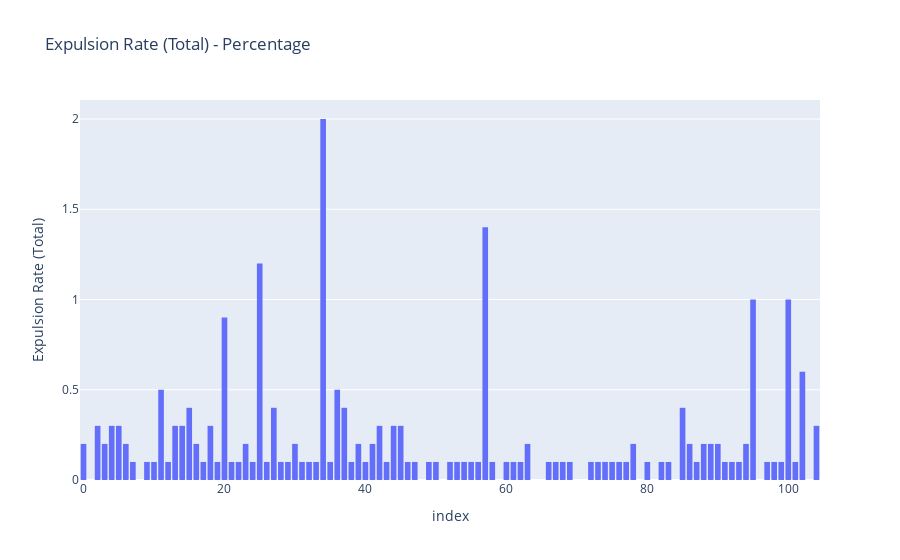

The code cell stored with this chart in its notebook:
### Markdown cell above
Next, a bar chart of total expulsion rates for each school:

### Code cell
# a simple bar chart of expulsion rates
fig = px.bar(expgdf_filtered_final,
       y='Expulsion Rate (Total)',
       title='Expulsion Rate (Total) - Percentage'
      )

# get rid of white lines inside the bars
fig.update_traces(marker_line_width=0)

# show the figure
fig.show()

### Figure 1 — Plotly figure (JSON) as saved in the notebook; plotly's stock layout.template omitted (floating-point values rounded to 4 significant figures)
{"data": [{"alignmentgroup": "True", "hovertemplate": "index=%{x}<br>Expulsion Rate (Total)=%{y}<extra></extra>", "legendgroup": "", "marker": {"color": "#636efa", "line": {"width": 0}, "pattern": {"shape": ""}}, "name": "", "offsetgroup": "", "orientation": "v", "showlegend": false, "textposition": "auto", "type": "bar", "x": [0, 1, 2, 3, 4, 5, 6, 7, 8, 9, 10, 11, 12, 13, 14, 15, 16, 17, 18, 19, 20, 21, 22, 23, 24, 25, 26, 27, 28, 29, 30, 31, 32, 33, 34, 35, 36, 37, 38, 39, 40, 41, 42, 43, 44, 45, 46, 47, 48, 49, 50, 51, 52, 53, 54, 55, 56, 57, 58, 59, 60, 61, 62, 63, 64, 65, 66, 67, 68, 69, 70, 71, 72, 73, 74, 75, 76, 77, 78, 79, 80, 81, 82, 83, 84, 85, 86, 87, 88, 89, 90, 91, 92, 93, 94, 95, 96, 97, 98, 99, 100, 101, 102, 103, 104], "xaxis": "x", "y": [0.2, 0, 0.3, 0.2, 0.3, 0.3, 0.2, 0.1, 0, 0.1, 0.1, 0.5, 0.1, 0.3, 0.3, 0.4, 0.2, 0.1, 0.3, 0.1, 0.9, 0.1, 0.1, 0.2, 0.1, 1.2, 0.1, 0.4, 0.1, 0.1, 0.2, 0.1, 0.1, 0.1, 2, 0.1, 0.5, 0.4, 0.1, 0.2, 0.1, 0.2, 0.3, 0.1, 0.3, 0.3, 0.1, 0.1, 0, 0.1, 0.1, 0, 0.1, 0.1, 0.1, 0.1, 0.1, 1.4, 0.1, 0, 0.1, 0.1, 0.1, 0.2, 0, 0, 0.1, 0.1, 0.1, 0.1, 0, 0, 0.1, 0.1, 0.1, 0.1, 0.1, 0.1, 0.2, 0, 0.1, 0, 0.1, 0.1, 0, 0.4, 0.2, 0.1, 0.2, 0.2, 0.2, 0.1, 0.1, 0.1, 0.2, 1, 0, 0.1, 0.1, 0.1, 1, 0.1, 0.6, 0, 0.3], "yaxis": "y"}], "layout": {"autosize": true, "barmode": "relative", "legend": {"tracegroupgap": 0}, "title": {"text": "Expulsion Rate (Total) - Percentage"}, "xaxis": {"anchor": "y", "autorange": true, "domain": [0, 1], "range": [-0.5, 104.5], "title": {"text": "index"}, "type": "linear"}, "yaxis": {"anchor": "x", "autorange": true, "domain": [0, 1], "range": [0, 2.105], "title": {"text": "Expulsion Rate (Total)"}, "type": "linear"}}}
